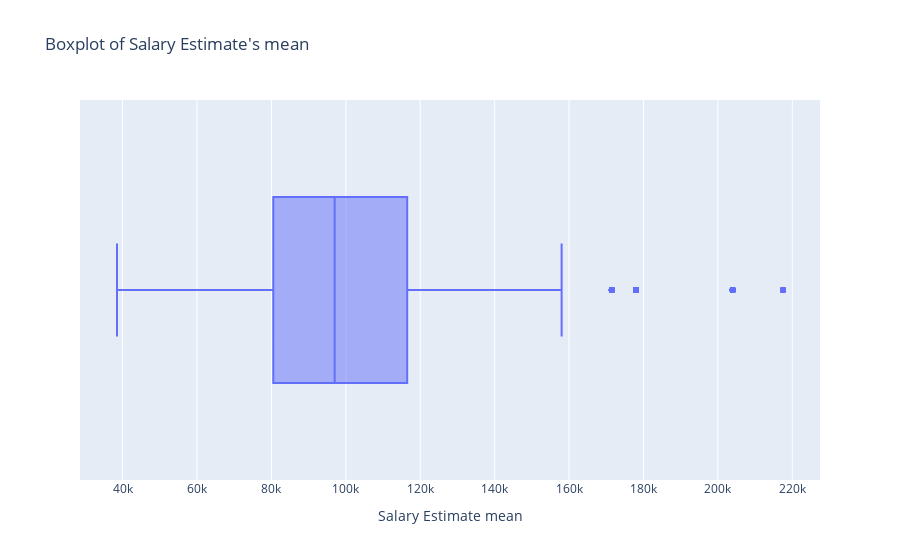

The notebook cell saved with this chart:
### Code cell
df['Salary Estimate mean'] = df['Salary Estimate']
df['Salary Estimate mean'].replace(regex='\(Glassdoor est.\)', value='', inplace=True)
df['Salary Estimate mean'].replace(regex='\(Employer est.\)', value='', inplace=True)
df['Salary Estimate mean'].replace(regex='K', value='000', inplace=True)
df['Salary Estimate mean'].replace(regex='\$', value='', inplace=True)
df['Salary Estimate mean'] = df['Salary Estimate mean'].str.split('-', expand=True).astype(int).mean(axis=1)
px.box(df, x='Salary Estimate mean', title='Boxplot of Salary Estimate\'s mean')

### Figure 1 — Plotly figure (JSON) as saved in the notebook; plotly's stock layout.template omitted (floating-point values rounded to 4 significant figures; data arrays with more than 128 entries replaced by an {"elided": "..."} marker saying what was removed)
{"data": [{"alignmentgroup": "True", "hovertemplate": "Salary Estimate mean=%{x}<extra></extra>", "legendgroup": "", "marker": {"color": "#636efa"}, "name": "", "notched": false, "offsetgroup": "", "orientation": "h", "showlegend": false, "type": "box", "x": {"elided": "2528 int values"}, "x0": " ", "xaxis": "x", "y0": " ", "yaxis": "y"}], "layout": {"boxmode": "group", "legend": {"tracegroupgap": 0}, "title": {"text": "Boxplot of Salary Estimate's mean"}, "xaxis": {"anchor": "y", "domain": [0, 1], "title": {"text": "Salary Estimate mean"}}, "yaxis": {"anchor": "x", "domain": [0, 1]}}}
